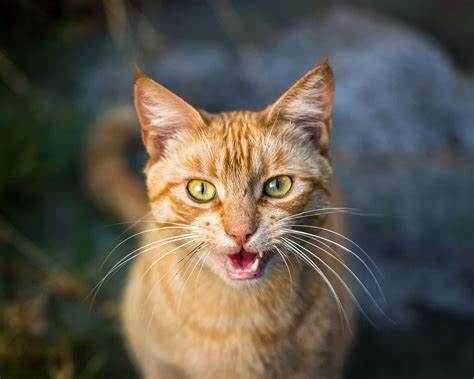
#> input picture cat.jpg, 474 x 379 px
$ python imgColoring.py
#> lines starting #> are read from the running program, lines starting #| are printed output that depends on the picture; after the words box and inside, x2 and y2 are one past the last pixel; in counts of white or black regions, pixels touching at a corner belong together
import cv2

img = cv2.imread('cat.jpg')
#> img is the input picture: shape (379, 474, 3); mean B, G, R 75.8, 86.5, 92.6
grayimg = cv2.cvtColor(img,cv2.COLOR_BGR2GRAY)
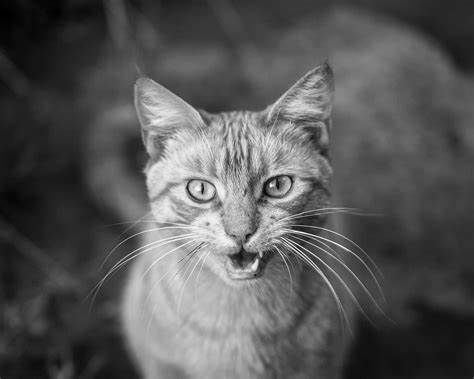
#> grayimg: shape (379, 474); min 0, max 255, mean 87.1
blurimg = cv2.GaussianBlur(img,(7,7),0)
edge = cv2.Canny(img,100,100)
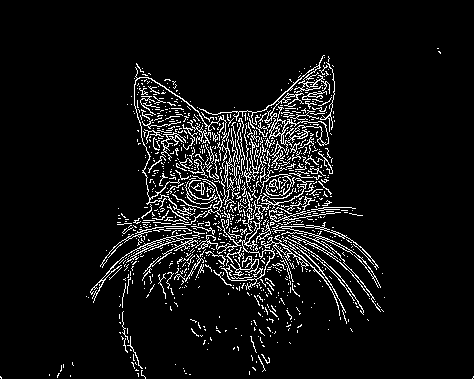
#> edge: shape (379, 474); 7.1% white in thin lines or dots, all inside (x1, y1, x2, y2) = (0, 48, 474, 379)

cv2.imshow('normal',img)
cv2.imshow('gray',grayimg)
cv2.imshow('blur',blurimg)
cv2.imshow('edge',edge)

cv2.waitKey(5000)
cv2.destroyAllWindows()
